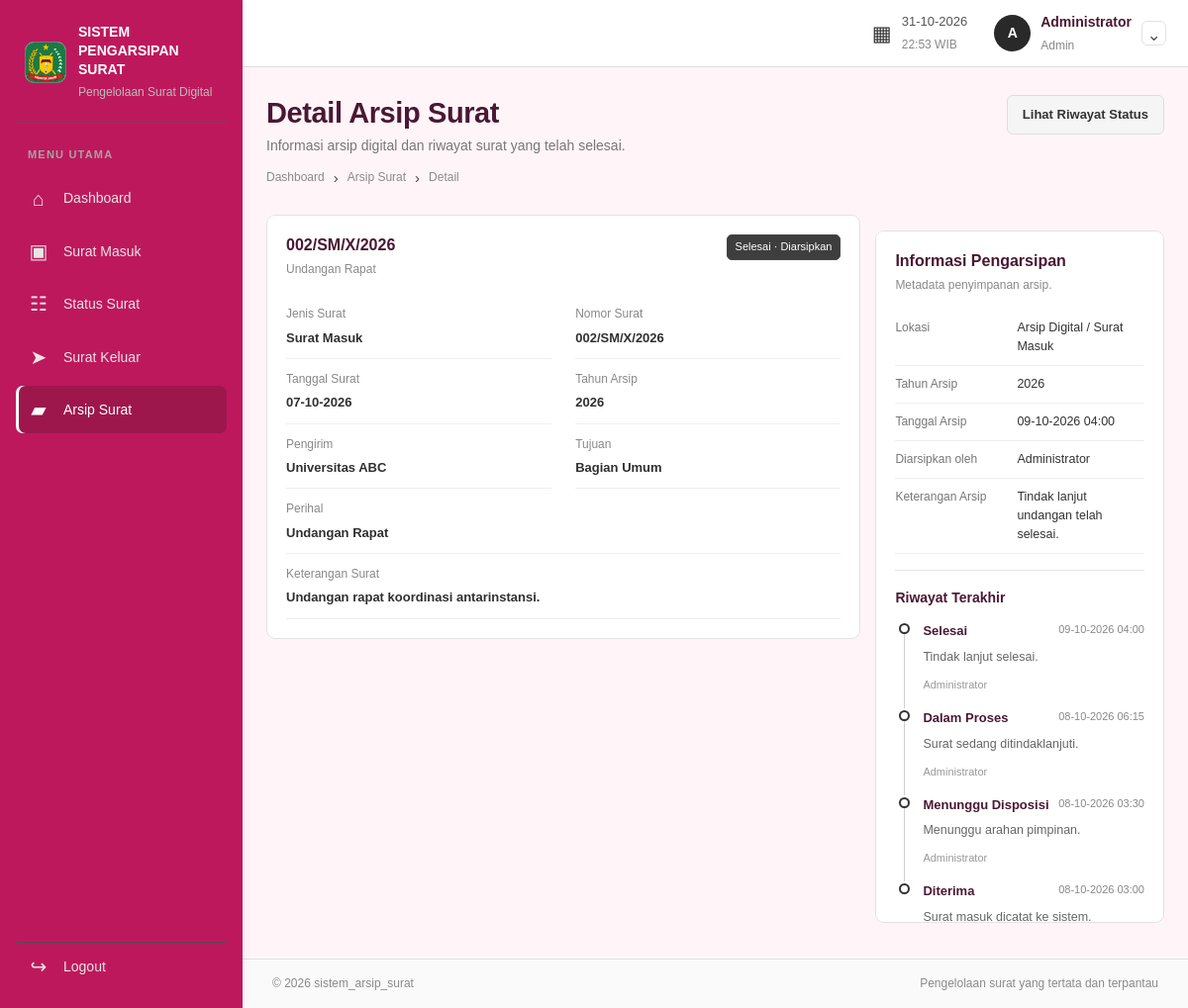
Page /admin/arsip_surat/detail.php?id=2 (signed in) on the committed database.
### tables this page shows
CREATE TABLE `arsip_surat` (
  `id` bigint(20) UNSIGNED NOT NULL,
  `surat_id` int(10) UNSIGNED NOT NULL,
  `tahun_arsip` year(4) NOT NULL,
  `lokasi_arsip` varchar(180) NOT NULL DEFAULT 'Arsip Digital',
  `keterangan` varchar(500) DEFAULT NULL,
  `archived_by` int(10) UNSIGNED NOT NULL,
  `archived_at` timestamp NOT NULL DEFAULT current_timestamp()
);

CREATE TABLE `users` (
  `id` int(10) UNSIGNED NOT NULL,
  `nama` varchar(120) NOT NULL,
  `username` varchar(60) NOT NULL,
  `password_hash` varchar(255) NOT NULL,
  `role` enum('Admin','User') NOT NULL DEFAULT 'User',
  `is_active` tinyint(1) NOT NULL DEFAULT 1,
  `created_at` timestamp NOT NULL DEFAULT current_timestamp()
);

CREATE TABLE `surat` (
  `id` int(10) UNSIGNED NOT NULL,
  `jenis_surat` enum('Masuk','Keluar') NOT NULL,
  `nomor_surat` varchar(100) NOT NULL,
  `tanggal_surat` date NOT NULL,
  `tanggal_diterima` date DEFAULT NULL,
  `pengirim` varchar(200) NOT NULL DEFAULT '',
  `tujuan` varchar(200) NOT NULL DEFAULT '',
  `perihal` varchar(250) NOT NULL,
  `deskripsi` text DEFAULT NULL,
  `uploaded_file` varchar(255) DEFAULT NULL,
  `status` varchar(40) NOT NULL,
  `created_by` int(10) UNSIGNED NOT NULL,
  `updated_by` int(10) UNSIGNED DEFAULT NULL,
  `created_at` timestamp NOT NULL DEFAULT current_timestamp(),
  `updated_at` timestamp NOT NULL DEFAULT current_timestamp() ON UPDATE current_timestamp()
);

CREATE TABLE `surat_status_logs` (
  `id` bigint(20) UNSIGNED NOT NULL,
  `surat_id` int(10) UNSIGNED NOT NULL,
  `status_lama` varchar(40) DEFAULT NULL,
  `status_baru` varchar(40) NOT NULL,
  `catatan` varchar(500) DEFAULT NULL,
  `changed_by` int(10) UNSIGNED NOT NULL,
  `changed_at` timestamp NOT NULL DEFAULT current_timestamp()
);

### admin/arsip_surat/detail.php (the view, shortened to what this page needs)
<?php
require_once __DIR__ . '/../../include/auth_admin.php';
$role='Admin';$area='admin';$activeMenu='arsip';$pageTitle='Detail Arsip Surat';$id=max(0,(int)($_GET['id']??0));
$stmt=$conn->prepare("SELECT a.id AS archive_id,a.tahun_arsip,a.lokasi_arsip,a.keterangan AS keterangan_arsip,a.archived_at, u.nama AS pengarsip, s.* FROM arsip_surat a JOIN surat s ON s.id=a.surat_id JOIN users u ON u.id=a.archived_by WHERE s.id=? AND s.status='Selesai' LIMIT 1");$stmt->bind_param('i',$id);$stmt->execute();$row=$stmt->get_result()->fetch_assoc();$stmt->close();
$logsStmt=$conn->prepare('SELECT l.*,u.nama AS pengubah FROM surat_status_logs l JOIN users u ON u.id=l.changed_by WHERE l.surat_id=? ORDER BY l.changed_at DESC,l.id DESC');$logsStmt->bind_param('i',$id);$logsStmt->execute();$logs=$logsStmt->get_result();
require __DIR__ . '/../../include/header.php';
?>
<div class="page-heading"><div><h1>Detail Arsip Surat</h1><p>Informasi arsip digital dan riwayat surat yang telah selesai.</p><div class="breadcrumbs"><a href="<?= BASE_URL ?>/<?= $area ?>/dashboard.php">Dashboard</a><span>›</span><a href="<?= BASE_URL ?>/<?= $area ?>/arsip_surat/index.php">Arsip Surat</a><span>›</span>Detail</div></div><a class="button button-light" href="<?= BASE_URL ?>/<?= $area ?>/status_surat/detail.php?id=<?= $id ?>">Lihat Riwayat Status</a></div>
<div class="archive-layout"><section class="panel"><div class="panel-heading"><div><h2><?= htmlspecialchars($row['nomor_surat'],ENT_QUOTES,'UTF-8') ?></h2><p><?= htmlspecialchars($row['perihal'],ENT_QUOTES,'UTF-8') ?></p></div><span class="status-badge status-done">Selesai · Diarsipkan</span></div><dl class="detail-list"><div><dt>Jenis Surat</dt><dd><?= $row['jenis_surat']==='Masuk'?'Surat Masuk':'Surat Keluar' ?></dd></div><div><dt>Nomor Surat</dt><dd><?= htmlspecialchars($row['nomor_surat'],ENT_QUOTES,'UTF-8') ?></dd></div><div><dt>Tanggal Surat</dt><dd><?= date('d-m-Y',strtotime($row['tanggal_surat'])) ?></dd></div><div><dt>Tahun Arsip</dt><dd><?= (int)$row['tahun_arsip'] ?></dd></div><div><dt>Pengirim</dt><dd><?= htmlspecialchars($row['pengirim']?:'-',ENT_QUOTES,'UTF-8') ?></dd></div><div><dt>Tujuan</dt><dd><?= htmlspecialchars($row['tujuan']?:'-',ENT_QUOTES,'UTF-8') ?></dd></div><div class="full-span"><dt>Perihal</dt><dd><?= htmlspecialchars($row['perihal'],ENT_QUOTES,'UTF-8') ?></dd></div><div class="full-span"><dt>Keterangan Surat</dt><dd><?= nl2br(htmlspecialchars($row['deskripsi']?:'-',ENT_QUOTES,'UTF-8')) ?></dd></div></dl><?php if(!empty($row['uploaded_file'])): ?><div class="file-card"><span class="file-symbol">FILE</span><div><strong>Lampiran surat</strong><small>Disimpan sebagai lampiran digital</small></div><div class="file-actions"><a class="button button-light" href="<?= BASE_URL ?>/proses/file_surat.php?id=<?= $id ?>&mode=view">Lihat</a><a class="button button-dark" href="<?= BASE_URL ?>/proses/file_surat.php?id=<?= $id ?>&mode=download">Unduh</a></div></div><?php endif; ?></section>
<aside class="panel archive-detail"><div class="panel-heading"><div><h2>Informasi Pengarsipan</h2><p>Metadata penyimpanan arsip.</p></div></div><dl class="compact-detail"><div><dt>Lokasi</dt><dd><?= htmlspecialchars($row['lokasi_arsip'],ENT_QUOTES,'UTF-8') ?></dd></div><div><dt>Tahun Arsip</dt><dd><?= (int)$row['tahun_arsip'] ?></dd></div><div><dt>Tanggal Arsip</dt><dd><?= date('d-m-Y H:i',strtotime($row['archived_at'])) ?></dd></div><div><dt>Diarsipkan oleh</dt><dd><?= htmlspecialchars($row['pengarsip'],ENT_QUOTES,'UTF-8') ?></dd></div><div><dt>Keterangan Arsip</dt><dd><?= htmlspecialchars($row['keterangan_arsip']?:'-',ENT_QUOTES,'UTF-8') ?></dd></div></dl><hr class="section-rule"><h3 class="subheading">Riwayat Terakhir</h3><?php if($logs->num_rows>0): ?><div class="timeline compact-timeline"><?php while($log=$logs->fetch_assoc()): ?><div class="timeline-item"><span class="timeline-dot"></span><div class="timeline-content"><div class="timeline-meta"><strong><?= htmlspecialchars($log['status_baru'],ENT_QUOTES,'UTF-8') ?></strong><time><?= date('d-m-Y H:i',strtotime($log['changed_at'])) ?></time></div><?php if($log['catatan']): ?><p><?= htmlspecialchars($log['catatan'],ENT_QUOTES,'UTF-8') ?></p><?php endif; ?><small><?= htmlspecialchars($log['pengubah'],ENT_QUOTES,'UTF-8') ?></small></div></div><?php endwhile; ?></div><?php else: ?><div class="empty-state">Riwayat belum tersedia.</div><?php endif; ?></aside></div>
<?php require __DIR__ . '/../../include/footer.php'; ?>

### include/header.php (shortened to what this page needs)
<?php
$userInfo = $_SESSION['user'] ?? [];
$role = $role ?? ($userInfo['role'] ?? 'User');
?>
<!doctype html>
<html lang="id">
<head>
    <link rel="stylesheet" href="<?= BASE_URL ?>/include/css/style.css">
</head>
<body>
<div class="app-shell">
    <?php require __DIR__ . '/sidebar.php'; ?>
    <main class="main-area">
        <header class="topbar">
            <div class="topbar-right">
                <div class="topbar-date"><span class="date-icon">▦</span><span><?= date('d-m-Y') ?><small><?= date('H:i') ?> WIB</small></span></div>
                <div class="user-menu"><span class="avatar"><?= htmlspecialchars(strtoupper(substr($userInfo['nama'] ?? 'U', 0, 1)), ENT_QUOTES, 'UTF-8') ?></span><div><strong><?= htmlspecialchars($userInfo['nama'] ?? 'Pengguna', ENT_QUOTES, 'UTF-8') ?></strong><small><?= htmlspecialchars($role, ENT_QUOTES, 'UTF-8') ?></small></div><a href="<?= BASE_URL ?>/ubah_password.php" class="profile-link" title="Ubah kata sandi" aria-label="Ubah kata sandi">⌄</a></div>
            </div>
        </header>
        <section class="page-content">

### rows in the picture
arsip_surat: archived_by.nama "A", archived_by.nama "Administrator", surat.nomor_surat "002/SM/X/2026", surat.perihal "Undangan Rapat", surat.tanggal_surat "07-10-2026", tahun_arsip "2026", surat.pengirim "Universitas ABC", surat.tujuan "Bagian Umum", surat.deskripsi "Undangan rapat koordinasi antarinstansi.", lokasi_arsip "Arsip Digital / Surat Masuk", archived_at "09-10-2026 04:00", keterangan "Tindak lanjut undangan telah selesai."
surat_status_logs: status_baru "Selesai", changed_at "09-10-2026 04:00", catatan "Tindak lanjut selesai.", changed_by.nama "Administrator"
surat_status_logs: status_baru "Dalam Proses", changed_at "08-10-2026 06:15", catatan "Surat sedang ditindaklanjuti.", changed_by.nama "Administrator"
surat_status_logs: status_baru "Menunggu Disposisi", changed_at "08-10-2026 03:30", catatan "Menunggu arahan pimpinan.", changed_by.nama "Administrator"
surat_status_logs: status_baru "Diterima", changed_at "08-10-2026 03:00", catatan "Surat masuk dicatat ke sistem."

### other values in the picture
$role "Admin"
